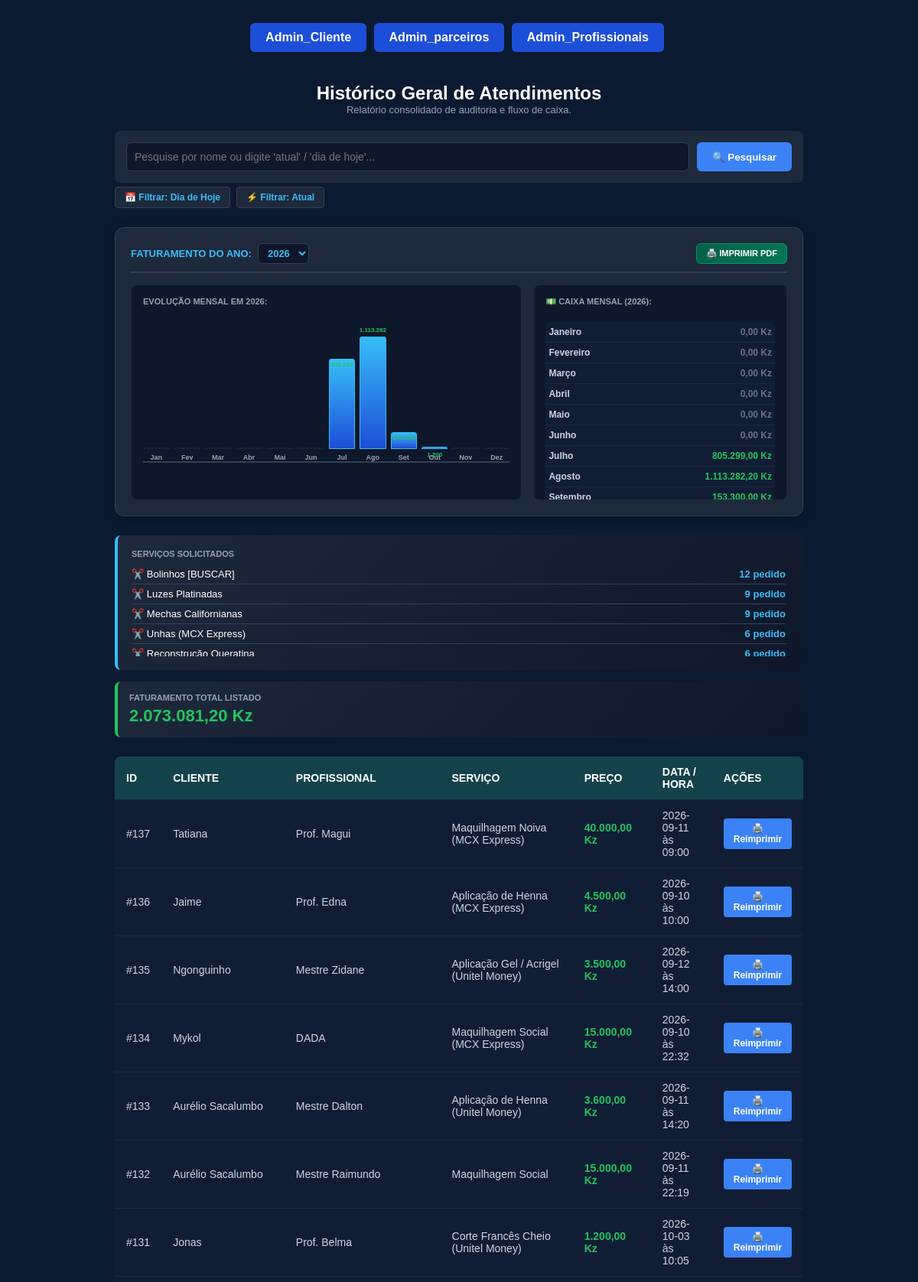
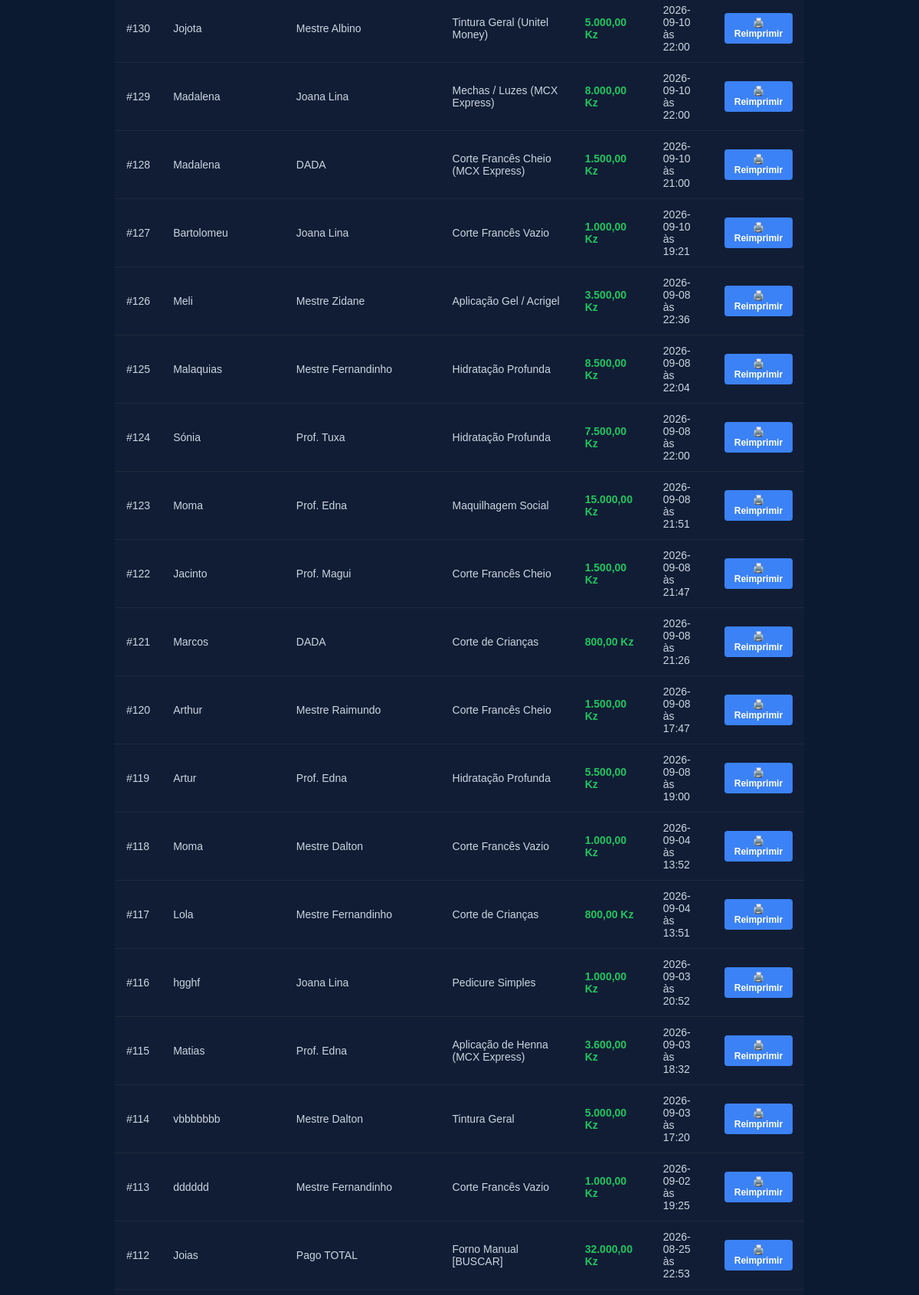
Screenshot of /historico.php (upper part) with the database file from the repository (2 pictures, top to bottom).
### tables this page shows
CREATE TABLE `pagamentos` (
  `id_pagamento` int(11) NOT NULL AUTO_INCREMENT,
  `id_parceiro` int(11) NOT NULL,
  `tipo_parceiro` enum('barbearia','loja') NOT NULL,
  `cliente` varchar(150) NOT NULL,
  `cliente_telefone` varchar(20) DEFAULT NULL,
  `profissional` varchar(100) NOT NULL,
  `funcionario` varchar(255) DEFAULT NULL,
  `data_servico` date NOT NULL,
  `horario` varchar(255) DEFAULT NULL,
  `hora_servico` time NOT NULL,
  `servico` varchar(150) NOT NULL,
  `valor` decimal(10,2) NOT NULL,
  `status_atendimento` varchar(50) DEFAULT 'Pendente',
  `status_trabalho` enum('Pendente','Concluido') DEFAULT 'Pendente',
  `assinatura_cliente` varchar(50) DEFAULT NULL,
  `desconto` decimal(10,2) NOT NULL DEFAULT 0.00,
  `valor_liquido` decimal(10,2) NOT NULL DEFAULT 0.00,
  `data_registro` timestamp NOT NULL DEFAULT current_timestamp(),
  `visto_admin` int(11) DEFAULT 0,
  `tipo_pagamento` enum('PWA','Físico') DEFAULT 'PWA',
  PRIMARY KEY (`id_pagamento`)
);

CREATE TABLE `funcionarios` (
  `id_funcionario` int(11) NOT NULL AUTO_INCREMENT,
  `nome` varchar(100) NOT NULL,
  `status` varchar(50) DEFAULT 'Disponível',
  `especialidade` varchar(150) DEFAULT NULL,
  `ativo` tinyint(1) DEFAULT 1,
  `foto_url` varchar(255) DEFAULT NULL,
  PRIMARY KEY (`id_funcionario`)
);

### historico.php (the view, shortened to what this page needs)
<?php
require_once __DIR__ . "/config/Banco.php";
$pesquisa = isset($_GET['busca_cliente']) ? trim($_GET['busca_cliente']) : '';
$ano_selecionado = isset($_GET['filtro_ano']) ? (int)$_GET['filtro_ano'] : (int)date('Y');
$data_hoje_banco = date('Y-m-d');
try {
    $colunasQuery = $pdo->query("SHOW COLUMNS FROM pagamentos");
    $colunas = $colunasQuery->fetchAll(PDO::FETCH_COLUMN);
    $coluna_relacao = '';
    if (in_array('id_funcionario', $colunas)) { $coluna_relacao = 'id_funcionario'; }
    elseif (in_array('id_profissional', $colunas)) { $coluna_relacao = 'id_profissional'; }
    elseif (in_array('id_usuario', $colunas)) { $coluna_relacao = 'id_usuario'; }
    elseif (in_array('funcionario', $colunas)) { $coluna_relacao = 'funcionario'; }
    elseif (in_array('profissional', $colunas)) { $coluna_relacao = 'profissional'; }
    if (!empty($coluna_relacao)) {
        $sqlVendas = "SELECT p.*, f.nome AS nome_profissional
                      FROM pagamentos p
                      LEFT JOIN funcionarios f ON p.$coluna_relacao = f.id_funcionario";
    } else {
        $sqlVendas = "SELECT *, NULL AS nome_profissional FROM pagamentos";
    }
    $termo_minusc = mb_strtolower($pesquisa, 'UTF-8');
    $pesquisou_hoje = ($termo_minusc === 'dia de hoje' || $termo_minusc === 'atual' || $termo_minusc === 'hoje');
    $sqlVendas .= " ORDER BY p.id_pagamento DESC";
    $query = $pdo->prepare($sqlVendas);
    $query->execute();
    $vendas = $query->fetchAll();
    $totalGeral = 0;
    foreach ($vendas as $v) {
        $totalGeral += (float)($v['valor'] ?? 0);
    }
    if ($pesquisou_hoje) {
        $queryServicos = $pdo->prepare("SELECT servico, COUNT(*) as qtd_pedidos FROM pagamentos WHERE data_servico = :data_hoje GROUP BY servico ORDER BY qtd_pedidos DESC");
        $queryServicos->execute([':data_hoje' => $data_hoje_banco]);
    } else {
        $queryServicos = $pdo->query("SELECT servico, COUNT(*) as qtd_pedidos FROM pagamentos GROUP BY servico ORDER BY qtd_pedidos DESC");
    }
    $estatisticas_servicos = $queryServicos->fetchAll();
} catch (PDOException $e) {
    die("Erro ao carregar histórico: " . $e->getMessage());
}
?>
<html lang="pt-PT">
<head>
</head>
<body>
    <div class="no-print" style="margin-bottom: 20px;">
        <a href="Admini.php" class="voltar-btn">Admin_Cliente</a>
        <a href="Admin_parceiros.php" class="voltar-btn">Admin_parceiros</a>
        <a href="Admin.php" class="voltar-btn">Admin_Profissionais</a>
    </div>
    <h2> Histórico Geral de Atendimentos</h2>
    <p style="color: #94a3b8; font-size: 13px; margin-bottom: 20px;">Relatório consolidado de auditoria e fluxo de caixa.</p>
    <form method="GET" action="" class="busca-container no-print" style="margin-bottom:5px;">
        <input type="text" name="busca_cliente" class="busca-input" placeholder="Pesquise por nome ou digite 'atual' / 'dia de hoje'..." value="<?php echo htmlspecialchars($pesquisa); ?>">
        <button type="submit" class="busca-btn">🔍 Pesquisar</button>
    </form>
    <div class="no-print" style="text-align: left; width: 100%; max-width: 1000px; margin: 0 auto 25px auto; display: flex; gap: 8px;">
        <a href="?busca_cliente=atual" class="btn-atalho">📅 Filtrar: Dia de Hoje</a>
        <a href="?busca_cliente=hoje" class="btn-atalho">⚡ Filtrar: Atual</a>
    </div>
    <?php
    $faturamento_anual = [];
    for ($m = 1; $m <= 12; $m++) { $faturamento_anual[$m] = 0.00; }
    if (!empty($vendas)) {
        foreach ($vendas as $venda_row) {
            $valor_servico = isset($venda_row['valor']) ? (float)$venda_row['valor'] : 0;
            $data_servico = isset($venda_row['data_servico']) ? trim($venda_row['data_servico']) : "";
            if ($valor_servico > 0 && !empty($data_servico)) {
                $dia_identificado = 0; $mes_identificado = 0; $ano_identificado = 0;
                if (strpos($data_servico, '-') !== false) {
                    $partes = explode('-', $data_servico);
                    if (count($partes) === 3) {
                        if (strlen($partes[0]) === 4) {
                            $ano_identificado = (int)$partes[0]; $mes_identificado = (int)$partes[1]; $dia_identificado = (int)$partes[2];
                        } else {
                            $dia_identificado = (int)$partes[0]; $mes_identificado = (int)$partes[1]; $ano_identificado = (int)$partes[2];
                        }
                    }
                }
                if ($ano_identificado === $ano_selecionado && $mes_identificado >= 1 && $mes_identificado <= 12) {
                    $faturamento_anual[$mes_identificado] += $valor_servico;
                }
            }
        }
    }
    $maior_faturamento = max($faturamento_anual);
    $meses_extenso = [
        1 => "Janeiro", 2 => "Fevereiro", 3 => "Março", 4 => "Abril",
        5 => "Maio", 6 => "Junho", 7 => "Julho", 8 => "Agosto",
        9 => "Setembro", 10 => "Outubro", 11 => "Novembro", 12 => "Dezembro"
    ];
    ?>
    <div class="print-only-border">
        <div style="display: flex; justify-content: space-between; align-items: center; margin-bottom: 15px; border-bottom: 2px solid #334155; padding-bottom: 10px;">
            <h3 style="font-size: 13px; font-weight: bold; margin: 0; color: #38bdf8; text-transform: uppercase; display: flex; align-items: center; gap: 8px;">
                 Faturamento do Ano:
                <form method="GET" action="" style="margin: 0; display: inline;" class="no-print">
                    <select name="filtro_ano" class="seletor-ano" onchange="this.form.submit()">
                        <?php
                        $ano_base = 2024; $ano_limite = (int)date('Y') + 1;
                        for ($i = $ano_base; $i <= $ano_limite; $i++) {
                            $selected = ($i === $ano_selecionado) ? 'selected' : '';
                            echo "<option value='{$i}' {$selected}>{$i}</option>";
                        }
                        ?>
                    </select>
                </form>
            </h3>
            <button class="no-print" onclick="window.print()" style="background: linear-gradient(135deg, #065f46, #047857); color: white; border: 1px solid #059669; padding: 6px 12px; font-size: 11px; font-weight: bold; border-radius: 6px; cursor: pointer;">
                🖨️ IMPRIMIR PDF
            </button>
        </div>
        <div class="faturamento-mensal-container">
            <div class="bloco-grafico">
                <span style="font-size: 11px; color: #94a3b8; font-weight: bold; text-transform: uppercase; display: block; margin-bottom: 15px;"> Evolução Mensal em <?php echo $ano_selecionado; ?>:</span>
                <div style="display: grid; grid-template-columns: repeat(12, 1fr); gap: 6px; align-items: flex-end; height: 190px; padding-top: 25px; border-bottom: 2px solid #334155;">
                    <?php foreach($faturamento_anual as $m_num => $total_m):
                        $altura_coluna = ($total_m / $maior_faturamento) * 100;
                        $estilo_coluna = $total_m > 0
                            ? "background: linear-gradient(180deg, #38bdf8, #1d4ed8); border: 1px solid #38bdf8;"
                            : "background: rgba(51, 65, 85, 0.1); border: 1px dashed rgba(51, 65, 85, 0.3);";
                        $mes_curto = [1=>"Jan", 2=>"Fev", 3=>"Mar", 4=>"Abr", 5=>"Mai", 6=>"Jun", 7=>"Jul", 8=>"Ago", 9=>"Set", 10=>"Out", 11=>"Nov", 12=>"Dez"];
                    ?>
                        <div style="display: flex; flex-direction: column; align-items: center; justify-content: flex-end; height: 100%; position: relative;">
                            <?php if($total_m > 0): ?>
                                <span style="font-size: 8px; font-weight: bold; color: #22c55e; position: absolute; bottom: calc(<?php echo $altura_coluna; ?>% + 4px); white-space: nowrap;">
                                    <?php echo number_format($total_m, 0, ',', '.'); ?>
                                </span>
                            <?php endif; ?>
                            <div style="width: 100%; height: <?php echo $altura_coluna; ?>%; <?php echo $estilo_coluna; ?> border-radius: 3px 3px 0 0; min-height: <?php echo $total_m > 0 ? '3px' : '0'; ?>;"></div>
                            <span style="font-size: 9px; color: #94a3b8; margin-top: 6px; font-weight: bold;"><?php echo $mes_curto[$m_num]; ?></span>
                        </div>
                    <?php endforeach; ?>
                </div>
            </div>
            <div class="bloco-lista-mensal">
                <span style="font-size: 11px; color: #94a3b8; font-weight: bold; text-transform: uppercase; display: block; margin-bottom: 10px;">💵 Caixa Mensal (<?php echo $ano_selecionado; ?>):</span>
                <table class="tabela-mensal">
                    <tbody>
                        <?php foreach($faturamento_anual as $m_num => $total_m): ?>
                            <tr>
                                <td style="font-weight: bold; color: #cbd5e1;"><?php echo $meses_extenso[$m_num]; ?></td>
                                <td style="text-align: right; font-weight: bold; color: <?php echo $total_m > 0 ? '#22c55e' : '#64748b'; ?>;">
                                    <?php echo number_format($total_m, 2, ',', '.'); ?> Kz
                                </td>
                            </tr>
                        <?php endforeach; ?>
                    </tbody>
                </table>
            </div>
        </div>
    </div>
    <div class="grid-topo">
        <div class="card-servicos">
            <span style="font-size: 11px; color: #94a3b8; font-weight: bold; text-transform: uppercase;">Serviços Solicitados </span>
            <ul class="lista-servicos">
                <?php if(!empty($estatisticas_servicos)): ?>
                    <?php foreach($estatisticas_servicos as $servico_item): ?>
                        <li>
                            <span>✂️ <?php echo htmlspecialchars($servico_item['servico']); ?></span>
                            <strong style="color: #38bdf8;"><?php echo $servico_item['qtd_pedidos']; ?> pedido</strong>
                        </li>
                    <?php endforeach; ?>
                <?php else: ?>
                    <li style="color: #64748b;">Nenhum serviço registado neste período.</li>
                <?php endif; ?>
            </ul>
        </div>
        <div class="card-faturamento">
            <span style="font-size: 11px; color: #94a3b8; font-weight: bold; text-transform: uppercase;">Faturamento Total Listado</span>
            <h3 style="font-size: 22px; color: #22c55e; margin-top: 5px;"><?php echo number_format($totalGeral, 2, ',', '.'); ?> Kz</h3>
        </div>
    </div>
    <table>
        <thead>
            <tr>
                <th>ID</th>
                <th>Cliente</th>
                <th>Profissional</th>
                <th>Serviço</th>
                <th>Preço</th>
                <th>Data / Hora</th>
                <th class="no-print">Ações</th>
            </tr>
        </thead>
        <tbody>
            <?php if(!empty($vendas)): ?>
                <?php foreach($vendas as $venda_row): ?>
                    <tr>
                        <td>#<?php echo htmlspecialchars($venda_row['id_pagamento']); ?></td>
                        <td><?php echo htmlspecialchars($venda_row['cliente'] ?? 'Não informado'); ?></td>
                        <td>
                            <?php
                            if (!empty($venda_row['nome_profissional'])) {
                                echo htmlspecialchars($venda_row['nome_profissional']);
                            } else {
                                echo htmlspecialchars($venda_row['profissional'] ?? $venda_row['funcionario'] ?? $venda_row['id_funcionario'] ?? 'Não associado');
                            }
                            ?>
                        </td>
                        <td><?php echo htmlspecialchars($venda_row['servico']); ?></td>
                        <td style="color: #22c55e; font-weight: bold;"><?php echo number_format($venda_row['valor'] ?? 0, 2, ',', '.'); ?> Kz</td>
                        <td>
                            <?php
                            $hora = (!empty($venda_row['hora_servico']) && $venda_row['hora_servico'] !== '00:00:00')
                                ? date('H:i', strtotime($venda_row['hora_servico']))
                                : '00:00';
                            echo htmlspecialchars($venda_row['data_servico']) . ' às ' . $hora;
                            ?>
                        </td>
                        <td class="no-print">
                            <button class="btn-reimprimir" onclick="imprimirApenasLinha(this)">🖨️ Reimprimir</button>
                        </td>
                    </tr>
                <?php endforeach; ?>
            <?php else: ?>
                <tr>
                    <td colspan="7" style="text-align: center; color: #64748b;">Nenhum registo encontrado para o filtro aplicado.</td>
                </tr>
            <?php endif; ?>
        </tbody>
    </table>
</body>
</html>

### rows the page displays
pagamentos: id_pagamento "137", cliente "Tatiana", funcionarios.nome "Prof. Magui", servico "Maquilhagem Noiva (MCX Express)", valor "40.000,00", data_servico "2026-09-11", hora_servico "09:00"
pagamentos: id_pagamento "136", cliente "Jaime", funcionarios.nome "Prof. Edna", servico "Aplicação de Henna (MCX Express)", valor "4.500,00", data_servico "2026-09-10", hora_servico "10:00"
pagamentos: id_pagamento "135", cliente "Ngonguinho", funcionarios.nome "Mestre Zidane", servico "Aplicação Gel / Acrigel (Unitel Money)", valor "3.500,00", data_servico "2026-09-12", hora_servico "14:00"
pagamentos: id_pagamento "134", cliente "Mykol", funcionarios.nome "DADA", servico "Maquilhagem Social (MCX Express)", valor "15.000,00", data_servico "2026-09-10", hora_servico "22:32"
pagamentos: id_pagamento "133", cliente "Aurélio Sacalumbo", funcionarios.nome "Mestre Dalton", servico "Aplicação de Henna (Unitel Money)", valor "3.600,00", data_servico "2026-09-11", hora_servico "14:20"
pagamentos: id_pagamento "132", cliente "Aurélio Sacalumbo", funcionarios.nome "Mestre Raimundo", servico "Maquilhagem Social", valor "15.000,00", data_servico "2026-09-11", hora_servico "22:19"
pagamentos: id_pagamento "131", cliente "Jonas", funcionarios.nome "Prof. Belma", servico "Corte Francês Cheio (Unitel Money)", valor "1.200,00", data_servico "2026-10-03", hora_servico "10:05"
pagamentos: id_pagamento "130", cliente "Jojota", funcionarios.nome "Mestre Albino", servico "Tintura Geral (Unitel Money)", valor "5.000,00", data_servico "2026-09-10", hora_servico "22:00"
pagamentos: id_pagamento "129", cliente "Madalena", funcionarios.nome "Joana Lina", servico "Mechas / Luzes (MCX Express)", valor "8.000,00", data_servico "2026-09-10", hora_servico "22:00"
pagamentos: id_pagamento "128", cliente "Madalena", funcionarios.nome "DADA", servico "Corte Francês Cheio (MCX Express)", valor "1.500,00", data_servico "2026-09-10", hora_servico "21:00"
pagamentos: id_pagamento "127", cliente "Bartolomeu", funcionarios.nome "Joana Lina", servico "Corte Francês Vazio", valor "1.000,00", data_servico "2026-09-10", hora_servico "19:21"
pagamentos: id_pagamento "126", cliente "Meli", funcionarios.nome "Mestre Zidane", servico "Aplicação Gel / Acrigel", valor "3.500,00", data_servico "2026-09-08", hora_servico "22:36"
pagamentos: id_pagamento "125", cliente "Malaquias", funcionarios.nome "Mestre Fernandinho", servico "Hidratação Profunda", valor "8.500,00", data_servico "2026-09-08", hora_servico "22:04"
pagamentos: id_pagamento "124", cliente "Sónia", funcionarios.nome "Prof. Tuxa", servico "Hidratação Profunda", valor "7.500,00", data_servico "2026-09-08", hora_servico "22:00"
pagamentos: id_pagamento "123", cliente "Moma", funcionarios.nome "Prof. Edna", servico "Maquilhagem Social", valor "15.000,00", data_servico "2026-09-08", hora_servico "21:51"
pagamentos: id_pagamento "122", cliente "Jacinto", funcionarios.nome "Prof. Magui", servico "Corte Francês Cheio", valor "1.500,00", data_servico "2026-09-08", hora_servico "21:47"
pagamentos: id_pagamento "121", cliente "Marcos", funcionarios.nome "DADA", servico "Corte de Crianças", valor "800,00", data_servico "2026-09-08", hora_servico "21:26"
pagamentos: id_pagamento "120", cliente "Arthur", funcionarios.nome "Mestre Raimundo", servico "Corte Francês Cheio", valor "1.500,00", data_servico "2026-09-08", hora_servico "17:47"
pagamentos: id_pagamento "119", cliente "Artur", funcionarios.nome "Prof. Edna", servico "Hidratação Profunda", valor "5.500,00", data_servico "2026-09-08", hora_servico "19:00"
pagamentos: id_pagamento "118", cliente "Moma", funcionarios.nome "Mestre Dalton", servico "Corte Francês Vazio", valor "1.000,00", data_servico "2026-09-04", hora_servico "13:52"
pagamentos: id_pagamento "117", cliente "Lola", funcionarios.nome "Mestre Fernandinho", servico "Corte de Crianças", valor "800,00", data_servico "2026-09-04", hora_servico "13:51"
pagamentos: id_pagamento "116", cliente "hgghf", funcionarios.nome "Joana Lina", servico "Pedicure Simples", valor "1.000,00", data_servico "2026-09-03", hora_servico "20:52"
pagamentos: id_pagamento "115", cliente "Matias", funcionarios.nome "Prof. Edna", servico "Aplicação de Henna (MCX Express)", valor "3.600,00", data_servico "2026-09-03", hora_servico "18:32"
pagamentos: id_pagamento "114", cliente "vbbbbbbb", funcionarios.nome "Mestre Dalton", servico "Tintura Geral", valor "5.000,00", data_servico "2026-09-03", hora_servico "17:20"
pagamentos: id_pagamento "113", cliente "dddddd", funcionarios.nome "Mestre Fernandinho", servico "Corte Francês Vazio", valor "1.000,00", data_servico "2026-09-02", hora_servico "19:25"
pagamentos: id_pagamento "112", cliente "Joias", profissional "Pago TOTAL", servico "Forno Manual [BUSCAR]", valor "32.000,00", data_servico "2026-08-25", hora_servico "22:53"

### other values shown
$ano_selecionado "2026"
$mes_curto[$m_num] "Jan"
$mes_curto[$m_num] "Fev"
$mes_curto[$m_num] "Mar"
$mes_curto[$m_num] "Abr"
$mes_curto[$m_num] "Mai"
$mes_curto[$m_num] "Jun"
$mes_curto[$m_num] "Jul"
$total_m "1.113.282"
$mes_curto[$m_num] "Ago"
$total_m "153.300"
$mes_curto[$m_num] "Set"
$total_m "1.200"
$mes_curto[$m_num] "Out"
$mes_curto[$m_num] "Nov"
